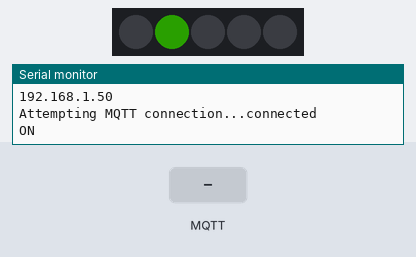
The sketch below on a simulated ESP8266 (NodeMCU). On the bench: 5 RGB LEDs in strip order, left to right, the last lines printed to the serial monitor. Inputs (shaded band) come from the test bench. Dim RGB values are drawn brighter than linear; WiFi joins after 1.5 s; servers stay silent unless stated; no MQTT or app messages arrive unless stated; not simulated (calls return 0 or success): WifiConfig.h.

Above: at 5.6 s.
5.7 s: MQTT message "F" arrives on the first subscribed topic
At 6.6 s:
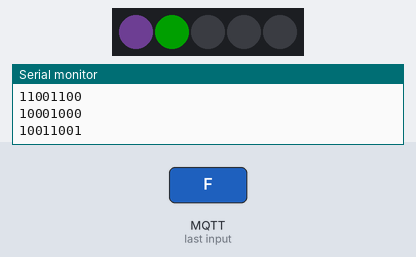
8.7 s: MQTT message "R" arrives on the first subscribed topic
At 10.1 s:
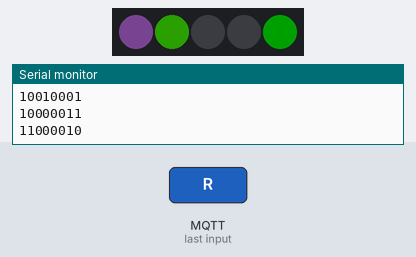
11.7 s: MQTT message "F" arrives on the first subscribed topic
At 12.4 s:
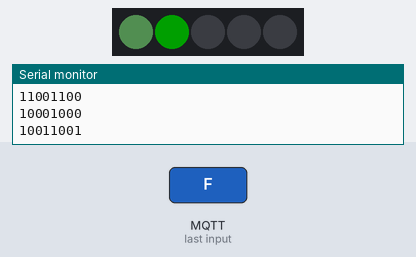
14.7 s: MQTT message "L" arrives on the first subscribed topic
At 15.9 s:
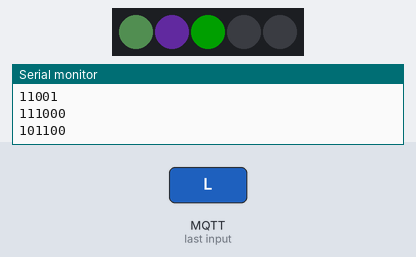
17.7 s: MQTT message "B" arrives on the first subscribed topic
At 20.5 s:
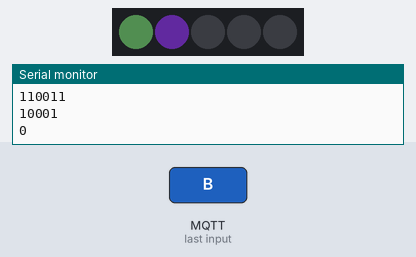
20.7 s: MQTT message "B" arrives on the first subscribed topic
At 21.7 s:
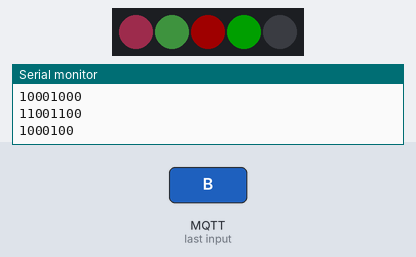
Timing chart, 0 to 24.3 s (numbered marks = the images above; inputs shaded):
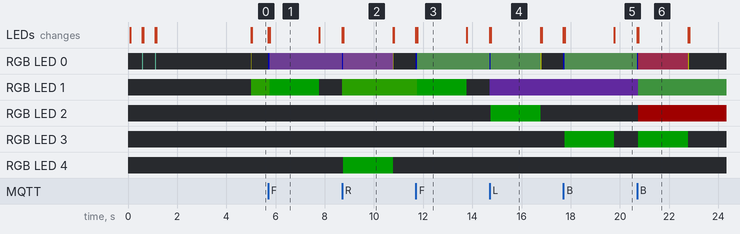

The sketch:

prototypeESP8266.ino
```cpp
#include <Arduino.h>

/*
  ESP8266 MQTT conection
  Use of the pubsub library
*/

/*
   Copyright 2016 Damian Nogueiras

   This program is free software: you can redistribute it and/or modify
   it under the terms of the GNU General Public License as published by
   the Free Software Foundation, either version 3 of the License, or
   (at your option) any later version.
   This program is distributed in the hope that it will be useful,
   but WITHOUT ANY WARRANTY; without even the implied warranty of
   MERCHANTABILITY or FITNESS FOR A PARTICULAR PURPOSE. See the
   GNU General Public License for more details.
   You should have received a copy of the GNU General Public License
   along with this program. If not, see <http://www.gnu.org/licenses/>.
*/

#include <ESP8266WiFi.h>
#include <PubSubClient.h>
#include <Wire.h>

// wifi credentials
#include "WifiConfig.h"

// values conection wifi local
// defined in WifiConfig.h
/*
  const char* ssid = ".....";
  const char* password = ".....";
*/
// mqtt free broker for test
const char* mqtt_broker = "test.mosquitto.org";
// broker port
#define PORT 1883
// CLient Id
#define IDCLIENT protoAlfaESP8266
#define TOPIC_ROOT gamesp
#define TOPIC_STATE state
#define TOPIC_EXEC executing
#define TOPIC_COMM commandss

// the address for the motors at the bus i2c
#define MOTORS 1

const static byte step_patternFB[] = {
    B00010001, B00110011, B00100010, B01100110, B01000100, B11001100, B10001000, B10011001
};
const static byte step_patternLR[] = {
    B00011001, B00111000, B00101100, B01100100, B01000110, B11000010, B10000011, B10010001
};

WiFiClient gamespClient;
PubSubClient client(gamespClient);
long lastMsg = 0;
// number of movement
#define MOVEMENTS 10
// total of movements
char msg[MOVEMENTS];
int value = 0;

//actual position on the board
//init my position, right inf corner
int myPosition[2] = {9, 9};
// index of the cardinal point of my compass
int myCompass;
//cardinal points
char cardinal[4] = {'N', 'E', 'S', 'W'};
//cardinal points
String commands = "SFLBR";
// msg to publish
String msgPub;
char charMsg[32];

// led movement
#define FASTLED_ESP8266_NODEMCU_PIN_ORDER
#include <FastLED.h>
// four commands and one to information
#define NUM_LEDS 5
// data pin of strip
#define DATA_PIN 2
CRGB leds[NUM_LEDS];
#define LED_TYPE    WS2812
#define COLOR_ORDER GRB
#define MAX_BRIGHTNESS 64


void setup() {
  //debug
  Serial.begin(115200);
  //Initialize the rgb strip
  FastLED.addLeds<LED_TYPE, DATA_PIN, COLOR_ORDER>(leds, NUM_LEDS).setCorrection( TypicalLEDStrip );
  FastLED.setBrightness(MAX_BRIGHTNESS);
  FastLED.clear();

  // join the i2c bus like a master
  //Wire.begin();

  //wifi connectin
  setup_wifi();
  //mqtt client configuratin
  client.setServer(mqtt_broker, PORT);
  client.setCallback(callback);
}

//Config the wifi
void setup_wifi() {
  delay(50);
  // Connecting to a WiFi network
  Serial.println();
  Serial.print("Connecting to ");
  Serial.println(ssid);

  WiFi.begin(ssid, password);

  while (WiFi.status() != WL_CONNECTED) {
    blinkLed(0,CRGB::Aquamarine,30);
    Serial.print(".");
    delay(500);
  }
  Serial.println("");
  Serial.println("WiFi connected");
  Serial.println("IP address: ");
  Serial.println(WiFi.localIP());

  //init compass see to North
  myCompass = 0;
}

//Arrived messages
void callback(char* topic, byte* payload, unsigned int length) {
  Serial.println();
  Serial.print("Message arrived [");
  Serial.print(topic);
  Serial.print("]:");
  // blink information bit
  blinkLed(0, CRGB::Blue, 50);

  // Necessary because de publisher buffer it's the same of subscribe
  // Allocate memory for the payload copy
  byte* copy_commands = (byte*)malloc(length);
  // Copy the payload to the new buffer
  memcpy(copy_commands, payload, length);
  for (int i = 0; i < length; i++) {
    Serial.print((char)copy_commands[i]);
    // action for different commands
    switch ((char)copy_commands[i]) {
      case 'F':
        mov_up();
        break;
      case 'R':
        mov_right();
        break;
      case 'L':
        mov_left();
        break;
      case 'B':
        mov_down();
        break;
      // stop
      case 'S':
        mov_stop();
        break;
    }
  }
  //finish execute
  free(copy_commands);
  // stop movement
  mov_stop();
}

void mov_up() {
  // X position
  myPosition[0] = myPosition[0] + steepX(myCompass);
  // Y position
  myPosition[1] = myPosition[1] + steepY(myCompass);
  //Create the message to publish
  createMsg('F');
  client.publish("/gamesp/protoAlfaESP8266/executing", charMsg);
  // turn on led
  ledMov('F',true);
  // send movement right to i2c
  i2c('F',50);
  // turn off led
  ledMov('F',false);

}
void mov_down() {
  // X position
  myPosition[0] = myPosition[0] - steepX(myCompass);
  // Y position
  myPosition[1] = myPosition[1] - steepY(myCompass);
  createMsg('B');
  client.publish("/gamesp/protoAlfaESP8266/executing", charMsg);
  // turn on led
  ledMov('B',true);
  // send movement right to i2c
  i2c('B',50);
  // turn off led
  ledMov('B',false);
}
void mov_right() {
  // change compass 90 degrees right
  if (myCompass == 3) {
    //West to North
    myCompass = 0;
  } else {
    myCompass = myCompass + 1;
  }

  createMsg('R');
  client.publish("/gamesp/protoAlfaESP8266/executing", charMsg);
  // turn on led
  ledMov('R',true);
  // send movement right to i2c
  i2c('R',50);
  // turn off led
  ledMov('R',false);
}
void mov_left() {
  // change compass 90 degrees left
  if (myCompass == 0) {
    //West to North to West
    myCompass = 3;
  } else {
    myCompass = myCompass - 1;
  }
  createMsg('L');
  client.publish("/gamesp/protoAlfaESP8266/executing", charMsg);
  // turn on led
  ledMov('L',true);
  // send movement right to i2c
  i2c('L',50);
  // turn off led
  ledMov('L',false);
}

//movement X axis
int steepX(int myCompass) {
  switch (myCompass) {
    //North
    case 0:
      return -1;
    //East
    case 1:
      return 0;
    //South
    case 2:
      return +1;
    //West
    case 3:
      return 0;
    default:
      return 0;
  }
}

//movement Y axis
int steepY(int myCompass) {
  switch (myCompass) {
    //North
    case 0:
      return 0;
    //East
    case 1:
      return +1;
    //South
    case 2:
      return 0;
    //West
    case 3:
      return -1;
    default:
      return 0;
  }
}

void mov_stop() {
  createMsg('S');
  client.publish("/gamesp/protoAlfaESP8266/executing", charMsg);
  // send movement stop to i2c
  i2c('S',0);
  // turn on led
}

// create a msg to publish
void createMsg(char myMov) {
  snprintf(charMsg, 40, "{\"Mov\":\"%c\",\"X\":%d,\"Y\":%d,\"Compass\":\"%c\"}", myMov, myPosition[0], myPosition[1], cardinal[myCompass]);
}

void blinkLed(int ledNumber, CRGB color, int delay) {
  leds[ledNumber] = color;
  FastLED.show();
  FastLED.delay(delay);
  leds[ledNumber] = CRGB::Black;
  FastLED.show();
}

void ledMov (char mov, boolean on) {
  int ledNumber = commands.indexOf(mov);
  if (on) {
    leds[ledNumber] = CRGB::Green;
    FastLED.show();
  } else {
    leds[ledNumber] = CRGB::Black;
    FastLED.show();
  }
}
// send to bus i2c de pattern
void i2c(char direction, int steeps){
  Serial.println();
  switch (direction) {
    case 'F':
      for (int i=0; i<steeps; i++) {
        for (int index=0; index<8; index++){
          Serial.println(step_patternFB[index],BIN);
          //Wire.send();
          delay(5);
        }
      };
      break;
    case 'B':
      for (int i=0; i<steeps; i++) {
        int index=7;
        do {
          Serial.println(step_patternFB[index],BIN);
          //Wire.send();
          delay(5);
          index--;
        } while (index>-1);
      };
      break;
      case 'L':
      for (int i=0; i<steeps; i++) {
        for (int index=0; index<8; index++){
          Serial.println(step_patternLR[index],BIN);
          //Wire.send();
          delay(5);
        }
      };
      break;
      case 'R':
      for (int i=0; i<steeps; i++) {
        int index=7;
        do {
          Serial.println(step_patternLR[index],BIN);
          //Wire.send();
          delay(5);
          index--;
        } while (index>-1);
      };
      break;
      default :
      Serial.println(B00000000,BIN);
      //Wire.send();
  }
}

void reconnect() {
  // Loop until we're reconnected
  while (!client.connected()) {
    Serial.print("Attempting MQTT connection...");
    // Attempt to connect, with will message state:OFF case disconnect
    if (client.connect("protoAlfaESP8266", NULL, NULL, "/gamesp/protoAlfaESP8266/state", 2, false, "OFF")) {
      Serial.println("connected");
      // Once connected, publish an announcement...
      Serial.println("ON");
      client.publish("/gamesp/protoAlfaESP8266/state", "ON");
      // publish not executing anything
      createMsg('S');
      client.publish("/gamesp/protoAlfaESP8266/executing", msg);
      Serial.println(msg);
      // ... and resubscribe
      client.subscribe("/gamesp/protoAlfaESP8266/commands");
      // ... and resubscribe my state for debug
      // client.subscribe("/gamesp/protoAlfaESP8266/state");
    } else {
      Serial.print("failed, rc=");
      Serial.print(client.state());
      Serial.println(" try again in 3 seconds");
      // Wait 3 seconds before retrying
      delay(3000);
    }
  }
}
void loop() {

  if (!client.connected()) {
    reconnect();
  }
  client.loop();
  // publish every 5sg ON
  long now = millis();
  if (now - lastMsg > 5000) {
    lastMsg = now;
    ++value;
    snprintf (msg, 75, "ON #%ld", value);
    client.publish("/gamesp/protoAlfaESP8266/state", msg);
    blinkLed(0, CRGB::Yellow, 33);
  }
}
```

Measured:
- after the input at 5.7 s, RGB LED 0: off → RGB(0, 0, 64) at once, → RGB(14, 8, 19) 0.05 s later; RGB LED 1: RGB(8, 31, 0) → RGB(0, 32, 0) after 0.05 s, → off 2.0 s later; the LEDs: first change at once (image 1 shows a later state)
- after the input at 8.7 s, the LEDs: first change at once (image 2 shows a later state)
- after the input at 11.7 s, RGB LED 0: off → RGB(0, 0, 64) at once, → RGB(8, 14, 8) 0.05 s later; RGB LED 1: RGB(8, 31, 0) → RGB(0, 32, 0) after 0.05 s, → off 2.0 s later; the LEDs: first change at once (image 3 shows a later state)
- after the input at 14.7 s, the LEDs: first change at once (image 4 shows a later state)
- after the input at 17.7 s, RGB LED 0: off → RGB(0, 0, 64) at once, → RGB(8, 14, 8) 0.05 s later; RGB LED 3: off → RGB(0, 32, 0) after 0.05 s, → off 2.0 s later; the LEDs: first change at once (image 5 shows a later state)
- after the input at 20.7 s, the LEDs: first change at once (image 6 shows a later state)
- what the display in image 1 shows lasts 2.0 s, from 5.8 s to 7.8 s
